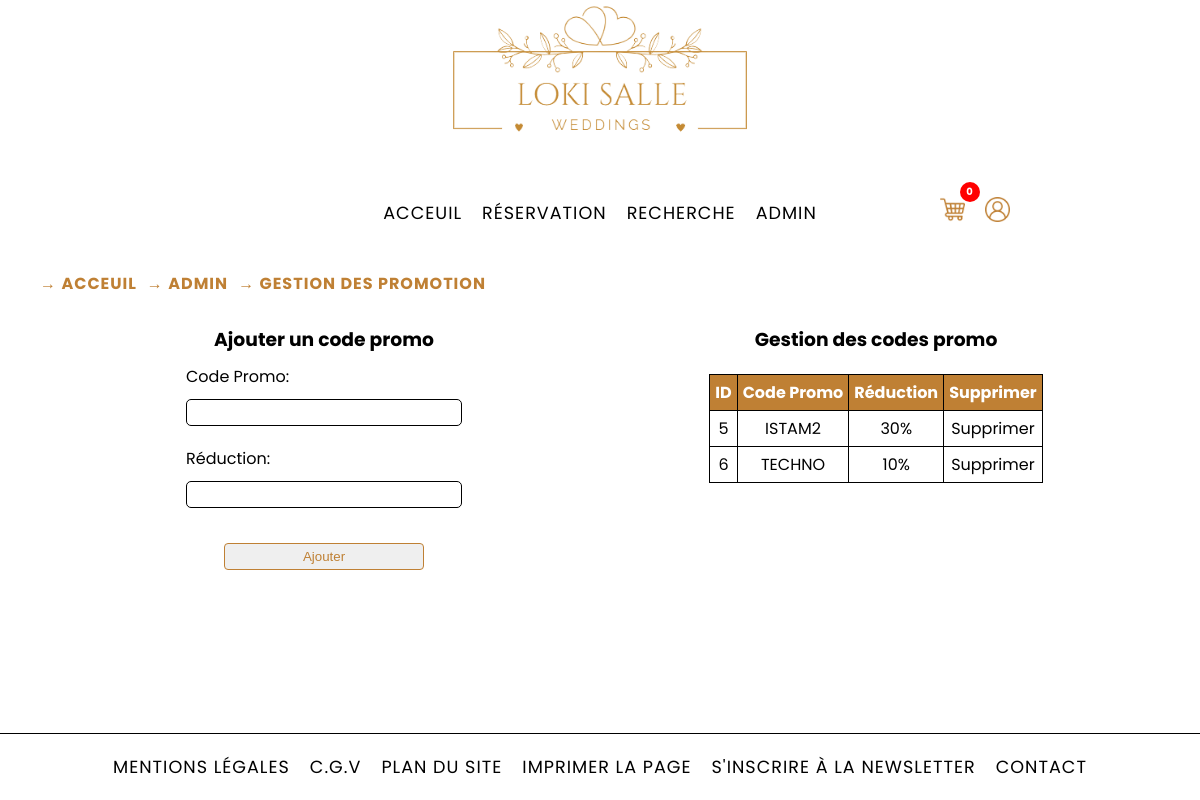
The app's page /pages/gestion_promotion.php (signed in) with its own data.
### tables this page shows
CREATE TABLE `promotion` (
  `id_promo` int(2) NOT NULL,
  `code_promo` varchar(6) DEFAULT NULL,
  `reduction` int(5) DEFAULT NULL
);

### pages/gestion_promotion.php (the view, shortened to what this page needs)
<?php
require_once('../config/config.php');
?>
<?php include_once('./templates/header.php'); ?>
<main id="gs-pc-container">
    <div class="gs-pc-addCode">
        <h3 class="gs-pc-title">Ajouter un code promo</h3>
        <form action="#" method="post" class="gs-pc-form">
            <label for="gs-pc-codepromo">Code Promo:</label>
            <input type="text" name="gs-pc-codepromo" id="gs-pc-codepromo">
            <label for="gs-pc-reduction">Réduction:</label>
            <input type="text" name="gs-pc-reduction" id="gs-pc-reduction">
            <input type="submit" name="addPromoCode" value="Ajouter">
        </form>
    </div>
    <div class="gs-pc-manageCode">
        <h3 class="gs-pc-title">Gestion des codes promo</h3>
        <table class="gs-pc-table" border="1">
            <tr>
                <th>ID</th>
                <th>Code Promo</th>
                <th>Réduction</th>
                <th>Supprimer</th>
            </tr>
            <?php
            $query = 'SELECT * FROM promotion';
            $result = mysqli_query($link, $query);
            if (mysqli_num_rows($result) > 0 ) {
                while ($row = mysqli_fetch_assoc($result)) {
                    echo '<tr>';
                    echo '<td>' . $row['id_promo'] . '</td>';
                    echo '<td>' . $row['code_promo'] . '</td>';
                    echo '<td>' . $row['reduction'] . '%</td>';
                    echo '<td><a href="'.$_SERVER['PHP_SELF'].'?id=' . $row['id_promo'] . '&action=delete">Supprimer</a></td>';
                    echo '</tr>';
                }
            } else {
                echo '<tr>';
                echo '<td colspan="4">Aucun code promo</td>';
                echo '</tr>';
            }
            ?>
        </table>
    </div>
</main>
<?php include_once('./templates/footer.php'); ?>

### css/style.css (style rules this page uses)
* { margin: 0; padding: 0; box-sizing: border-box; }
input { border: 1px solid black; border-radius: 5px; }
table { border-collapse: collapse; }
table th, table td { padding: 5px; }
html, body { font-family: 'Poppins', Helvetica, sans-serif; font-size: 1rem; overflow-x: hidden; }
body { display: flex; flex-direction: column; min-height: 100vh; }
#gs-pc-container { padding: 2% 4% 2% 4%; display:flex; justify-content: center; flex-direction: row; }
.gs-pc-addCode { display:flex; justify-content: center; flex-direction: column; align-items: center; flex: 50%; }
.gs-pc-manageCode { display:flex; flex: 50%; align-items: center; flex-direction: column; }
.gs-pc-form { display:flex; justify-content: center; flex-direction: column; width: 50%; }
.gs-pc-form label { font-size: 1rem; margin: 10px 0; }
.gs-pc-form input[type="text"] { width: 100%; padding: 5px; margin-bottom: 10px; }
.gs-pc-form input[type="submit"] { margin: 0 auto; margin-top: 25px; text-align: center; padding: 5px 5px; border: 1px solid #BF8034; border-radius: 4px; text-decoration: none; color: #BF8034; width: 200px; cursor: pointer; }
.gs-pc-table { border: 1px solid black; margin-top: 20px; }
.gs-pc-table th { background-color: #BF8034; color: #fff; }
.gs-pc-table th, .gs-pc-table td { text-align: center; }
.gs-pc-table td a { text-decoration: none; color: black; }

### records on screen
promotion: id_promo "5", code_promo "ISTAM2", reduction "30"
promotion: id_promo "6", code_promo "TECHNO", reduction "10"

### other values on screen
$cartItemCount "0"
$crumb['name'] "→ ACCEUIL"
$crumb['name'] "→ ADMIN"
$crumb['name'] "→ GESTION DES PROMOTION"
